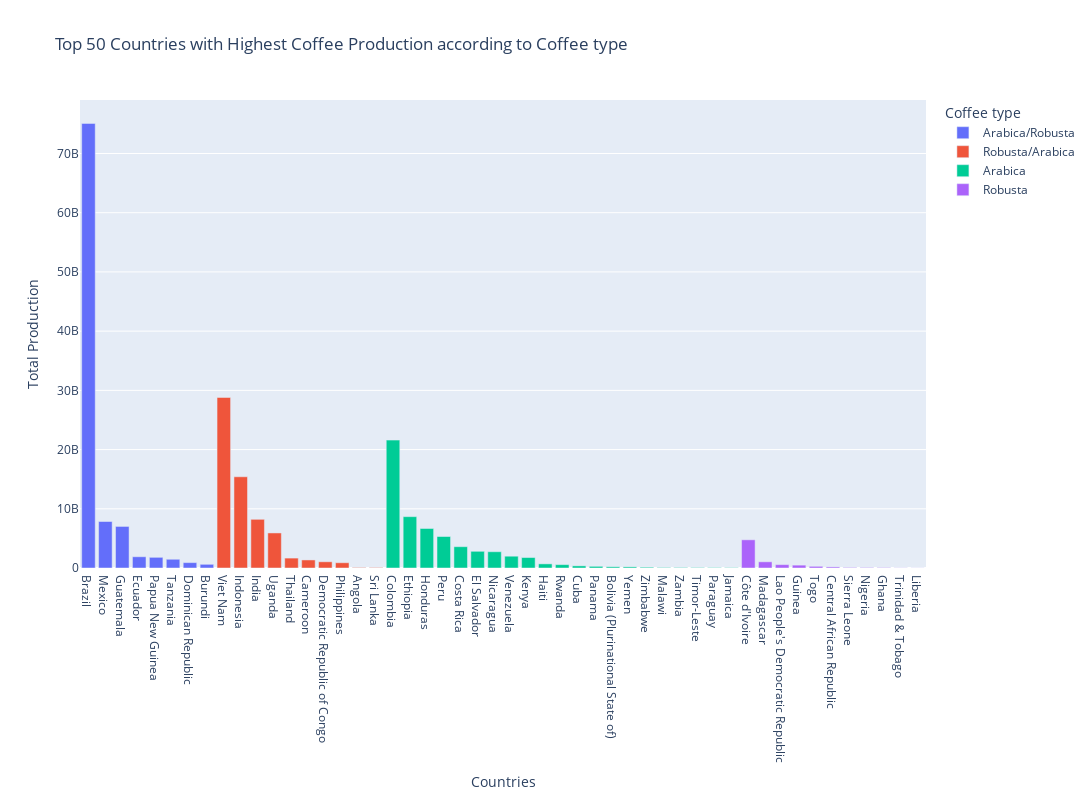

Write notebook code for a chart like this one.
### Code cell
fig = px.bar(top_production, x='Country', y='Total_production', color='Coffee type', labels={
                     "Country": "Countries",
                     "Total_production": "Total Production"
                 },title='Top 50 Countries with Highest Coffee Production according to Coffee type', width=1600, height=800)
fig.show()

### Figure 1 — Plotly figure (JSON) as saved in the notebook; plotly's stock layout.template omitted (floating-point values rounded to 4 significant figures)
{"data": [{"alignmentgroup": "True", "hovertemplate": "Coffee type=Arabica/Robusta<br>Countries=%{x}<br>Total Production=%{y}<extra></extra>", "legendgroup": "Arabica/Robusta", "marker": {"color": "#636efa", "pattern": {"shape": ""}}, "name": "Arabica/Robusta", "offsetgroup": "Arabica/Robusta", "orientation": "v", "showlegend": true, "textposition": "auto", "type": "bar", "x": ["Brazil", "Mexico", "Guatemala", "Ecuador", "Papua New Guinea", "Tanzania", "Dominican Republic", "Burundi"], "xaxis": "x", "y": [75082980000, 7853520000, 7020540000, 1900380000, 1803120000, 1474680000, 909540000, 623640000], "yaxis": "y"}, {"alignmentgroup": "True", "hovertemplate": "Coffee type=Robusta/Arabica<br>Countries=%{x}<br>Total Production=%{y}<extra></extra>", "legendgroup": "Robusta/Arabica", "marker": {"color": "#EF553B", "pattern": {"shape": ""}}, "name": "Robusta/Arabica", "offsetgroup": "Robusta/Arabica", "orientation": "v", "showlegend": true, "textposition": "auto", "type": "bar", "x": ["Viet Nam", "Indonesia", "India", "Uganda", "Thailand", "Cameroon", "Democratic Republic of Congo", "Philippines", "Angola", "Sri Lanka"], "xaxis": "x", "y": [28803180000, 15404880000, 8222220000, 5919480000, 1674000000, 1358640000, 1051080000, 890700000, 82080000, 73860000], "yaxis": "y"}, {"alignmentgroup": "True", "hovertemplate": "Coffee type=Arabica<br>Countries=%{x}<br>Total Production=%{y}<extra></extra>", "legendgroup": "Arabica", "marker": {"color": "#00cc96", "pattern": {"shape": ""}}, "name": "Arabica", "offsetgroup": "Arabica", "orientation": "v", "showlegend": true, "textposition": "auto", "type": "bar", "x": ["Colombia", "Ethiopia", "Honduras", "Peru", "Costa Rica", "El Salvador", "Nicaragua", "Venezuela", "Kenya", "Haiti", "Rwanda", "Cuba", "Panama", "Bolivia (Plurinational State of)", "Yemen", "Zimbabwe", "Malawi", "Zambia", "Timor-Leste", "Paraguay", "Jamaica"], "xaxis": "x", "y": [21598620000, 8669520000, 6672720000, 5317620000, 3596700000, 2820900000, 2749380000, 1992780000, 1768320000, 698880000, 567540000, 359160000, 280980000, 207000000, 190920000, 132120000, 82260000, 76800000, 68640000, 62220000, 54000000], "yaxis": "y"}, {"alignmentgroup": "True", "hovertemplate": "Coffee type=Robusta<br>Countries=%{x}<br>Total Production=%{y}<extra></extra>", "legendgroup": "Robusta", "marker": {"color": "#ab63fa", "pattern": {"shape": ""}}, "name": "Robusta", "offsetgroup": "Robusta", "orientation": "v", "showlegend": true, "textposition": "auto", "type": "bar", "x": ["Côte d'Ivoire", "Madagascar", "Lao People's Democratic Republic", "Guinea", "Togo", "Central African Republic", "Sierra Leone", "Nigeria", "Ghana", "Trinidad & Tobago", "Liberia"], "xaxis": "x", "y": [4761420000, 1045560000, 568080000, 482460000, 281400000, 184020000, 87180000, 81900000, 63660000, 25740000, 14880000], "yaxis": "y"}], "layout": {"barmode": "relative", "height": 800, "legend": {"title": {"text": "Coffee type"}, "tracegroupgap": 0}, "title": {"text": "Top 50 Countries with Highest Coffee Production according to Coffee type"}, "width": 1600, "xaxis": {"anchor": "y", "domain": [0, 1], "title": {"text": "Countries"}}, "yaxis": {"anchor": "x", "domain": [0, 1], "title": {"text": "Total Production"}}}}
